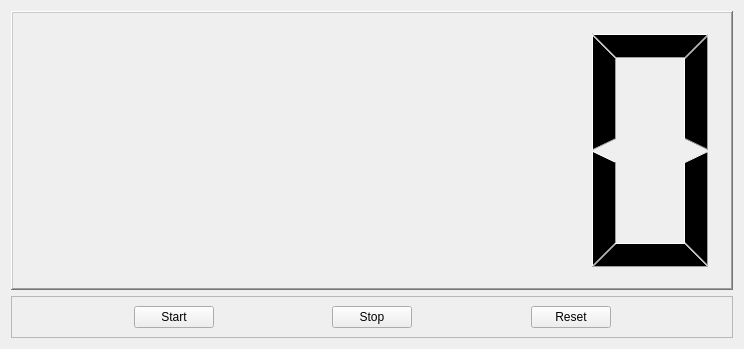
<?xml version="1.0" encoding="UTF-8"?>
<ui version="4.0">
 <class>CTimer</class>
 <widget class="QWidget" name="CTimer">
  <property name="geometry">
   <rect>
    <x>0</x>
    <y>0</y>
    <width>744</width>
    <height>349</height>
   </rect>
  </property>
  <property name="windowTitle">
   <string>Form</string>
  </property>
  <layout class="QVBoxLayout" name="verticalLayout">
   <item>
    <widget class="QLCDNumber" name="lcdDisplay">
     <property name="frameShape">
      <enum>QFrame::WinPanel</enum>
     </property>
     <property name="smallDecimalPoint">
      <bool>false</bool>
     </property>
     <property name="segmentStyle">
      <enum>QLCDNumber::Filled</enum>
     </property>
     <property name="value" stdset="0">
      <double>0.000000000000000</double>
     </property>
    </widget>
   </item>
   <item>
    <widget class="QFrame" name="frame">
     <property name="sizePolicy">
      <sizepolicy hsizetype="Preferred" vsizetype="Fixed">
       <horstretch>0</horstretch>
       <verstretch>0</verstretch>
      </sizepolicy>
     </property>
     <property name="frameShape">
      <enum>QFrame::StyledPanel</enum>
     </property>
     <property name="frameShadow">
      <enum>QFrame::Raised</enum>
     </property>
     <layout class="QHBoxLayout" name="horizontalLayout">
      <item>
       <spacer name="horizontalSpacer">
        <property name="orientation">
         <enum>Qt::Horizontal</enum>
        </property>
        <property name="sizeHint" stdset="0">
         <size>
          <width>40</width>
          <height>20</height>
         </size>
        </property>
       </spacer>
      </item>
      <item>
       <widget class="QPushButton" name="pushButton_start">
        <property name="text">
         <string>Start</string>
        </property>
       </widget>
      </item>
      <item>
       <spacer name="horizontalSpacer_3">
        <property name="orientation">
         <enum>Qt::Horizontal</enum>
        </property>
        <property name="sizeHint" stdset="0">
         <size>
          <width>40</width>
          <height>20</height>
         </size>
        </property>
       </spacer>
      </item>
      <item>
       <widget class="QPushButton" name="pushButton_stop">
        <property name="text">
         <string>Stop</string>
        </property>
       </widget>
      </item>
      <item>
       <spacer name="horizontalSpacer_4">
        <property name="orientation">
         <enum>Qt::Horizontal</enum>
        </property>
        <property name="sizeHint" stdset="0">
         <size>
          <width>40</width>
          <height>20</height>
         </size>
        </property>
       </spacer>
      </item>
      <item>
       <widget class="QPushButton" name="pushButton_reset">
        <property name="text">
         <string>Reset</string>
        </property>
       </widget>
      </item>
      <item>
       <spacer name="horizontalSpacer_2">
        <property name="orientation">
         <enum>Qt::Horizontal</enum>
        </property>
        <property name="sizeHint" stdset="0">
         <size>
          <width>40</width>
          <height>20</height>
         </size>
        </property>
       </spacer>
      </item>
     </layout>
    </widget>
   </item>
  </layout>
 </widget>
 <resources/>
 <connections/>
</ui>
